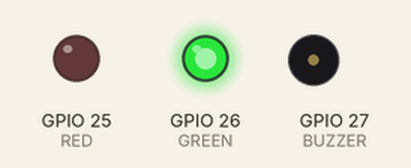
Simulated run of this sketch. Board: ESP32. Parts: output pins drawn as LEDs (lit = HIGH), buzzer (waves = sounding, pin HIGH).

Above: at 0.5 s.
At 1.5 s:
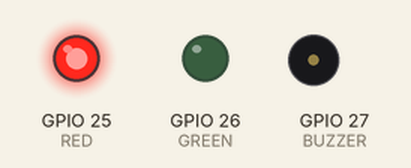
At 2.15 s:
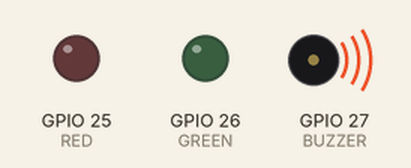
At 6.1 s:
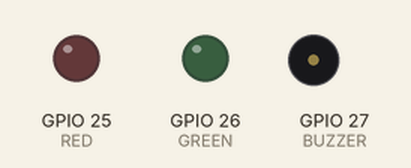
Timing chart, 0 to 7.6 s (numbered marks = the images above):
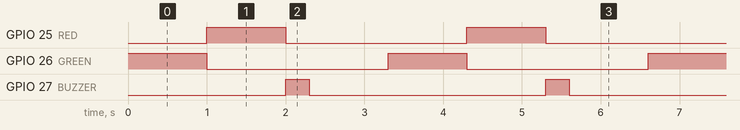

Measured:
- by itself, GPIO 25 (RED), GPIO 26 (GREEN): alternates HIGH for 1.0 s and LOW for 2.3 s
- by itself, GPIO 27 (BUZZER): alternates HIGH for 0.30 s and LOW for 3.0 s
- by itself, everything shown: repeats every 3.3 s, in 4 steps

The sketch:

step2_Led_buzzer.ino
```cpp
#define RED 25
#define GREEN 26
#define BUZZER 27

void setup() {
  pinMode(RED, OUTPUT);
  pinMode(GREEN, OUTPUT);
  pinMode(BUZZER, OUTPUT);
}

void loop() {
  digitalWrite(GREEN, HIGH); delay(1000);
  digitalWrite(GREEN, LOW);
  digitalWrite(RED, HIGH); delay(1000);
  digitalWrite(RED, LOW);
  digitalWrite(BUZZER, HIGH); delay(300);
  digitalWrite(BUZZER, LOW); delay(1000);
}
```
